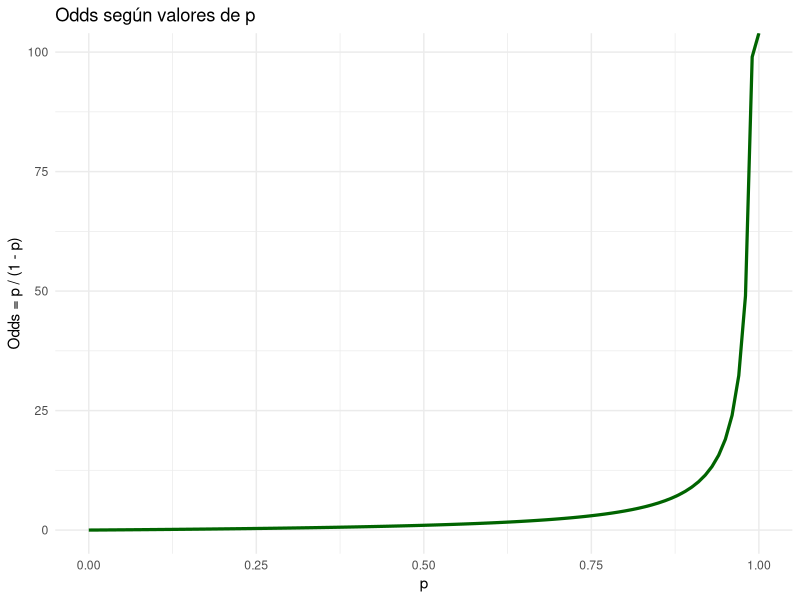
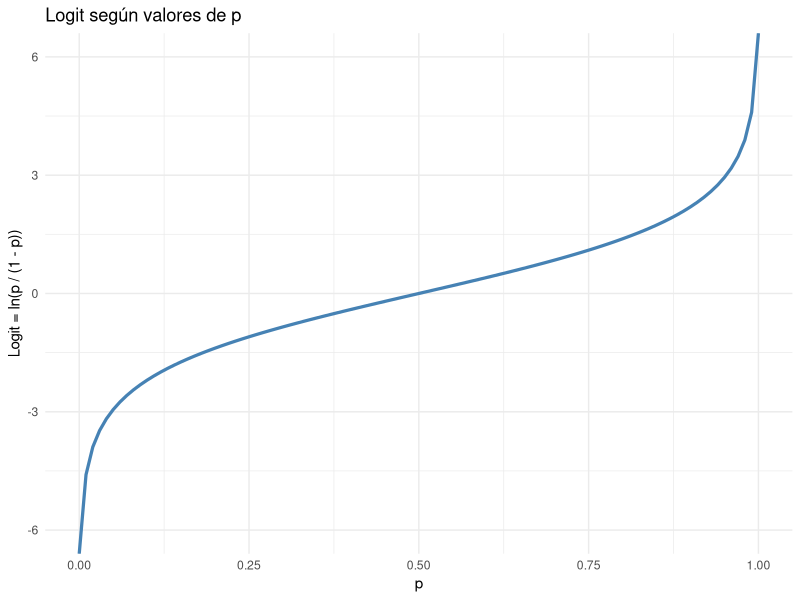

These charts were generated, in order, by the following R code:
## ---- chunk 1
p <- seq(0, 1, 0.1)
odds <- p / (1 - p)

print(data.frame(p,odds))
## ---- chunk 2
library(ggplot2)

p <- seq(0, 1, 0.01)
odds <- p / (1 - p)
ggplot(data = data.frame(p, odds), aes(x = p, y = odds)) +
  geom_line(color = "darkgreen", size = 1.1) +
  labs(title = "Odds según valores de p", x = "p", y = "Odds = p / (1 - p)") +
  theme_minimal()
## ---- chunk 3
logit <- log(p / (1 - p))
## ---- chunk 4
p <- seq(0, 1, 0.1)
odds <- p / (1 - p)
logit <- log(p / (1 - p))

print(data.frame(p,odds,logit))
## ---- chunk 5

p <- seq(0, 1, 0.01)
odds <- p / (1 - p)
logit <- log(p / (1 - p))

ggplot(data = data.frame(p, logit), aes(x = p, y = logit)) +
  geom_line(color = "steelblue", size = 1.1) +
  labs(title = "Logit según valores de p", x = "p", y = "Logit = ln(p / (1 - p))") +
  theme_minimal() +
  ylim(-6, 6)
